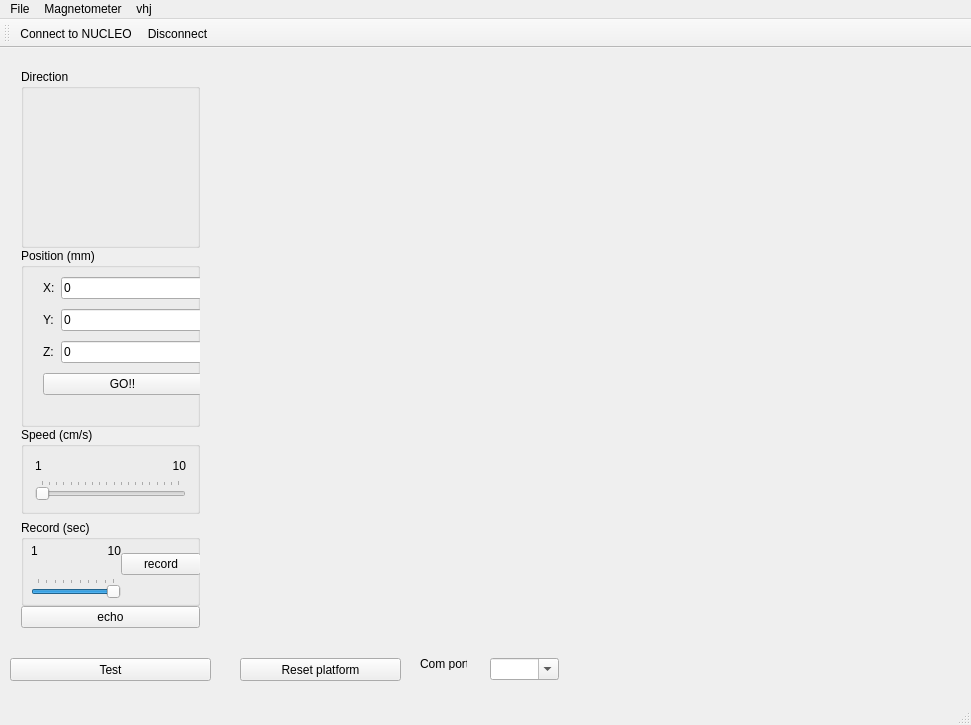
<?xml version="1.0" encoding="UTF-8"?>
<ui version="4.0">
 <class>MainWindow</class>
 <widget class="QMainWindow" name="MainWindow">
  <property name="geometry">
   <rect>
    <x>0</x>
    <y>0</y>
    <width>971</width>
    <height>725</height>
   </rect>
  </property>
  <property name="windowTitle">
   <string>Platform XYZ</string>
  </property>
  <property name="windowIcon">
   <iconset theme="qwe">
    <normaloff>.</normaloff>.</iconset>
  </property>
  <widget class="QWidget" name="centralWidget">
   <widget class="QPushButton" name="testButton">
    <property name="enabled">
     <bool>true</bool>
    </property>
    <property name="geometry">
     <rect>
      <x>10</x>
      <y>610</y>
      <width>201</width>
      <height>23</height>
     </rect>
    </property>
    <property name="text">
     <string>Test</string>
    </property>
   </widget>
   <widget class="QWidget" name="layoutWidget">
    <property name="geometry">
     <rect>
      <x>10</x>
      <y>10</y>
      <width>201</width>
      <height>581</height>
     </rect>
    </property>
    <layout class="QVBoxLayout" name="verticalLayout_4">
     <property name="spacing">
      <number>0</number>
     </property>
     <property name="sizeConstraint">
      <enum>QLayout::SetMinimumSize</enum>
     </property>
     <item>
      <widget class="QGroupBox" name="groupBoxDirection">
       <property name="title">
        <string>Direction</string>
       </property>
       <widget class="QPushButton" name="backwardButton">
        <property name="geometry">
         <rect>
          <x>70</x>
          <y>90</y>
          <width>61</width>
          <height>81</height>
         </rect>
        </property>
        <property name="styleSheet">
         <string notr="true">#backwardButton{
background-color:transparent;
border-image:url(:/arrows/backward.png);
background:none;
border:none;
background-repeat:none;
}</string>
        </property>
        <property name="text">
         <string/>
        </property>
       </widget>
       <widget class="QPushButton" name="leftButton">
        <property name="geometry">
         <rect>
          <x>10</x>
          <y>90</y>
          <width>61</width>
          <height>81</height>
         </rect>
        </property>
        <property name="styleSheet">
         <string notr="true">
#leftButton{
background-color:transparent;
border-image:url(:/arrows/left.png);
background:none;
border:none;
background-repeat:none;
}</string>
        </property>
        <property name="text">
         <string/>
        </property>
       </widget>
       <widget class="QPushButton" name="downButton">
        <property name="geometry">
         <rect>
          <x>130</x>
          <y>10</y>
          <width>61</width>
          <height>81</height>
         </rect>
        </property>
        <property name="styleSheet">
         <string notr="true">#downButton{
background-color:transparent;
border-image:url(:/arrows/down.png);
background:none;
border:none;
background-repeat:none;
}</string>
        </property>
        <property name="text">
         <string/>
        </property>
       </widget>
       <widget class="QPushButton" name="upButton">
        <property name="geometry">
         <rect>
          <x>10</x>
          <y>10</y>
          <width>61</width>
          <height>81</height>
         </rect>
        </property>
        <property name="toolTip">
         <string>&lt;html&gt;&lt;head/&gt;&lt;body&gt;&lt;p&gt;&lt;span style=&quot; font-style:italic; text-decoration: underline;&quot;&gt;r&lt;/span&gt;&lt;/p&gt;&lt;/body&gt;&lt;/html&gt;</string>
        </property>
        <property name="styleSheet">
         <string notr="true">#upButton{
background-color:transparent;
border-image:url(:/arrows/up.png);
background:none;
border:none;
background-repeat:none;
}</string>
        </property>
        <property name="text">
         <string/>
        </property>
       </widget>
       <widget class="QPushButton" name="forwardButton">
        <property name="geometry">
         <rect>
          <x>70</x>
          <y>10</y>
          <width>61</width>
          <height>81</height>
         </rect>
        </property>
        <property name="styleSheet">
         <string notr="true">#forwardButton{
background-color:transparent;
border-image:url(:/arrows/forward.png);
background:none;
border:none;
background-repeat:none;
}</string>
        </property>
        <property name="text">
         <string/>
        </property>
       </widget>
       <widget class="QPushButton" name="rightButton">
        <property name="geometry">
         <rect>
          <x>130</x>
          <y>90</y>
          <width>61</width>
          <height>81</height>
         </rect>
        </property>
        <property name="styleSheet">
         <string notr="true">#rightButton{
background-color:transparent;
border-image:url(:/arrows/right.png);
background:none;
border:none;
background-repeat:none;
}</string>
        </property>
        <property name="text">
         <string/>
        </property>
       </widget>
      </widget>
     </item>
     <item>
      <widget class="QGroupBox" name="groupBoxPosition">
       <property name="title">
        <string>Position (mm)</string>
       </property>
       <widget class="QWidget" name="layoutWidget">
        <property name="geometry">
         <rect>
          <x>11</x>
          <y>14</y>
          <width>181</width>
          <height>151</height>
         </rect>
        </property>
        <layout class="QGridLayout" name="gridLayout_3">
         <item row="0" column="0">
          <widget class="QLabel" name="labelX">
           <property name="text">
            <string>X:</string>
           </property>
          </widget>
         </item>
         <item row="1" column="0">
          <widget class="QLabel" name="labelY">
           <property name="text">
            <string>Y:</string>
           </property>
          </widget>
         </item>
         <item row="1" column="1">
          <widget class="QLineEdit" name="lineEditY">
           <property name="focusPolicy">
            <enum>Qt::StrongFocus</enum>
           </property>
           <property name="text">
            <string>0</string>
           </property>
          </widget>
         </item>
         <item row="0" column="1">
          <widget class="QLineEdit" name="lineEditX">
           <property name="focusPolicy">
            <enum>Qt::StrongFocus</enum>
           </property>
           <property name="text">
            <string>0</string>
           </property>
          </widget>
         </item>
         <item row="2" column="0">
          <widget class="QLabel" name="labelZ">
           <property name="text">
            <string>Z:</string>
           </property>
          </widget>
         </item>
         <item row="2" column="1">
          <widget class="QLineEdit" name="lineEditZ">
           <property name="focusPolicy">
            <enum>Qt::StrongFocus</enum>
           </property>
           <property name="text">
            <string>0</string>
           </property>
          </widget>
         </item>
         <item row="3" column="0" colspan="2">
          <widget class="QPushButton" name="pushButtonGo">
           <property name="text">
            <string>GO!!</string>
           </property>
          </widget>
         </item>
        </layout>
       </widget>
      </widget>
     </item>
     <item>
      <layout class="QVBoxLayout" name="verticalLayout_2">
       <item>
        <widget class="QGroupBox" name="groupBoxSpeed">
         <property name="title">
          <string>Speed (cm/s)</string>
         </property>
         <layout class="QGridLayout" name="gridLayout">
          <item row="1" column="1">
           <layout class="QGridLayout" name="gridLayout_2">
            <item row="0" column="0">
             <widget class="QLabel" name="label">
              <property name="text">
               <string>1</string>
              </property>
             </widget>
            </item>
            <item row="0" column="1">
             <widget class="QLabel" name="label_2">
              <property name="text">
               <string>&lt;html&gt;&lt;head/&gt;&lt;body&gt;&lt;p align=&quot;right&quot;&gt;10&lt;/p&gt;&lt;/body&gt;&lt;/html&gt;</string>
              </property>
             </widget>
            </item>
            <item row="1" column="0" colspan="2">
             <widget class="QSlider" name="horizontalSliderSpeed">
              <property name="minimum">
               <number>1</number>
              </property>
              <property name="maximum">
               <number>20</number>
              </property>
              <property name="singleStep">
               <number>5</number>
              </property>
              <property name="pageStep">
               <number>5</number>
              </property>
              <property name="value">
               <number>1</number>
              </property>
              <property name="sliderPosition">
               <number>1</number>
              </property>
              <property name="tracking">
               <bool>true</bool>
              </property>
              <property name="orientation">
               <enum>Qt::Horizontal</enum>
              </property>
              <property name="tickPosition">
               <enum>QSlider::TicksAbove</enum>
              </property>
              <property name="tickInterval">
               <number>1</number>
              </property>
             </widget>
            </item>
           </layout>
          </item>
         </layout>
        </widget>
       </item>
       <item>
        <widget class="QGroupBox" name="groupBox">
         <property name="title">
          <string>Record (sec)</string>
         </property>
         <widget class="QWidget" name="layoutWidget">
          <property name="geometry">
           <rect>
            <x>10</x>
            <y>10</y>
            <width>181</width>
            <height>68</height>
           </rect>
          </property>
          <layout class="QHBoxLayout" name="horizontalLayout_6">
           <property name="spacing">
            <number>0</number>
           </property>
           <property name="leftMargin">
            <number>0</number>
           </property>
           <property name="topMargin">
            <number>0</number>
           </property>
           <property name="bottomMargin">
            <number>0</number>
           </property>
           <item>
            <layout class="QVBoxLayout" name="verticalLayout_3">
             <item>
              <layout class="QHBoxLayout" name="horizontalLayout">
               <item>
                <widget class="QLabel" name="label_3">
                 <property name="text">
                  <string>1</string>
                 </property>
                </widget>
               </item>
               <item>
                <widget class="QLabel" name="label_4">
                 <property name="text">
                  <string>&lt;html&gt;&lt;head/&gt;&lt;body&gt;&lt;p align=&quot;right&quot;&gt;10&lt;/p&gt;&lt;/body&gt;&lt;/html&gt;</string>
                 </property>
                </widget>
               </item>
              </layout>
             </item>
             <item>
              <widget class="QSlider" name="horizontalSliderRecordTime">
               <property name="minimum">
                <number>1</number>
               </property>
               <property name="maximum">
                <number>10</number>
               </property>
               <property name="pageStep">
                <number>2</number>
               </property>
               <property name="sliderPosition">
                <number>10</number>
               </property>
               <property name="orientation">
                <enum>Qt::Horizontal</enum>
               </property>
               <property name="tickPosition">
                <enum>QSlider::TicksAbove</enum>
               </property>
               <property name="tickInterval">
                <number>1</number>
               </property>
              </widget>
             </item>
            </layout>
           </item>
           <item>
            <widget class="QPushButton" name="pushButtonRecord">
             <property name="text">
              <string>record</string>
             </property>
            </widget>
           </item>
          </layout>
         </widget>
        </widget>
       </item>
      </layout>
     </item>
     <item>
      <widget class="QPushButton" name="pushButtonEcho">
       <property name="text">
        <string>echo</string>
       </property>
      </widget>
     </item>
    </layout>
   </widget>
   <widget class="QWidget" name="horizontalLayoutWidget">
    <property name="geometry">
     <rect>
      <x>230</x>
      <y>40</y>
      <width>721</width>
      <height>541</height>
     </rect>
    </property>
    <layout class="QHBoxLayout" name="horizontalLayoutContainer"/>
   </widget>
   <widget class="QPushButton" name="pushButtonReset">
    <property name="geometry">
     <rect>
      <x>240</x>
      <y>610</y>
      <width>161</width>
      <height>23</height>
     </rect>
    </property>
    <property name="text">
     <string>Reset platform</string>
    </property>
   </widget>
   <widget class="QLabel" name="label_5">
    <property name="geometry">
     <rect>
      <x>420</x>
      <y>610</y>
      <width>47</width>
      <height>12</height>
     </rect>
    </property>
    <property name="text">
     <string>Com port:</string>
    </property>
   </widget>
   <widget class="QComboBox" name="comboBoxComPort">
    <property name="geometry">
     <rect>
      <x>490</x>
      <y>610</y>
      <width>69</width>
      <height>22</height>
     </rect>
    </property>
    <property name="editable">
     <bool>true</bool>
    </property>
   </widget>
  </widget>
  <widget class="QMenuBar" name="menuBar">
   <property name="geometry">
    <rect>
     <x>0</x>
     <y>0</y>
     <width>971</width>
     <height>20</height>
    </rect>
   </property>
   <widget class="QMenu" name="menuFile">
    <property name="title">
     <string>File</string>
    </property>
    <addaction name="actionConnect_to_NUCLEO"/>
    <addaction name="actionDisconnect"/>
    <addaction name="separator"/>
    <addaction name="actionOpen"/>
    <addaction name="actionSave"/>
   </widget>
   <widget class="QMenu" name="menuMagnetometer">
    <property name="title">
     <string>Magnetometer</string>
    </property>
    <addaction name="actionM1"/>
    <addaction name="actionM2"/>
    <addaction name="actionM3"/>
    <addaction name="actionM4"/>
    <addaction name="actionM5"/>
    <addaction name="actionM6"/>
    <addaction name="actionM7"/>
    <addaction name="actionM8"/>
    <addaction name="actionAll"/>
    <addaction name="separator"/>
    <addaction name="actionReset"/>
   </widget>
   <widget class="QMenu" name="menuvhj">
    <property name="title">
     <string>vhj</string>
    </property>
   </widget>
   <addaction name="menuFile"/>
   <addaction name="menuMagnetometer"/>
   <addaction name="menuvhj"/>
  </widget>
  <widget class="QToolBar" name="mainToolBar">
   <attribute name="toolBarArea">
    <enum>TopToolBarArea</enum>
   </attribute>
   <attribute name="toolBarBreak">
    <bool>false</bool>
   </attribute>
   <addaction name="actionConnect_to_NUCLEO"/>
   <addaction name="actionDisconnect"/>
  </widget>
  <widget class="QStatusBar" name="statusBar"/>
  <action name="actionConnect_to_NUCLEO">
   <property name="icon">
    <iconset resource="resources.qrc">
     <normaloff>:/pic/en.high-perf_nucleo-144_mbed.png</normaloff>:/pic/en.high-perf_nucleo-144_mbed.png</iconset>
   </property>
   <property name="text">
    <string>Connect to NUCLEO</string>
   </property>
   <property name="shortcut">
    <string>C</string>
   </property>
  </action>
  <action name="actionDisconnect">
   <property name="text">
    <string>Disconnect</string>
   </property>
   <property name="shortcut">
    <string>X</string>
   </property>
  </action>
  <action name="actionOpen">
   <property name="text">
    <string>&amp;open...</string>
   </property>
   <property name="shortcut">
    <string>Ctrl+O</string>
   </property>
  </action>
  <action name="actionSave">
   <property name="text">
    <string>save as...</string>
   </property>
   <property name="shortcut">
    <string>Ctrl+S</string>
   </property>
  </action>
  <action name="actionM1">
   <property name="checkable">
    <bool>true</bool>
   </property>
   <property name="text">
    <string>M1</string>
   </property>
   <property name="shortcut">
    <string>Ctrl+1</string>
   </property>
  </action>
  <action name="actionM2">
   <property name="checkable">
    <bool>true</bool>
   </property>
   <property name="text">
    <string>M2</string>
   </property>
   <property name="shortcut">
    <string>Ctrl+2</string>
   </property>
  </action>
  <action name="actionM3">
   <property name="checkable">
    <bool>true</bool>
   </property>
   <property name="text">
    <string>M3</string>
   </property>
   <property name="shortcut">
    <string>Ctrl+3</string>
   </property>
  </action>
  <action name="actionM4">
   <property name="checkable">
    <bool>true</bool>
   </property>
   <property name="text">
    <string>M4</string>
   </property>
   <property name="shortcut">
    <string>Ctrl+4</string>
   </property>
  </action>
  <action name="actionM5">
   <property name="checkable">
    <bool>true</bool>
   </property>
   <property name="text">
    <string>M5</string>
   </property>
   <property name="shortcut">
    <string>Ctrl+5</string>
   </property>
  </action>
  <action name="actionM6">
   <property name="checkable">
    <bool>true</bool>
   </property>
   <property name="text">
    <string>M6</string>
   </property>
   <property name="shortcut">
    <string>Ctrl+6</string>
   </property>
  </action>
  <action name="actionM7">
   <property name="checkable">
    <bool>true</bool>
   </property>
   <property name="text">
    <string>M7</string>
   </property>
   <property name="shortcut">
    <string>Ctrl+7</string>
   </property>
  </action>
  <action name="actionM8">
   <property name="checkable">
    <bool>true</bool>
   </property>
   <property name="text">
    <string>M8</string>
   </property>
   <property name="shortcut">
    <string>Ctrl+8</string>
   </property>
  </action>
  <action name="actionAll">
   <property name="checkable">
    <bool>true</bool>
   </property>
   <property name="text">
    <string>ALL</string>
   </property>
   <property name="shortcut">
    <string>Ctrl+A</string>
   </property>
  </action>
  <action name="actionReset">
   <property name="text">
    <string>reset</string>
   </property>
   <property name="shortcut">
    <string>Ctrl+R</string>
   </property>
  </action>
 </widget>
 <layoutdefault spacing="6" margin="11"/>
 <resources>
  <include location="resources.qrc"/>
 </resources>
 <connections/>
</ui>
